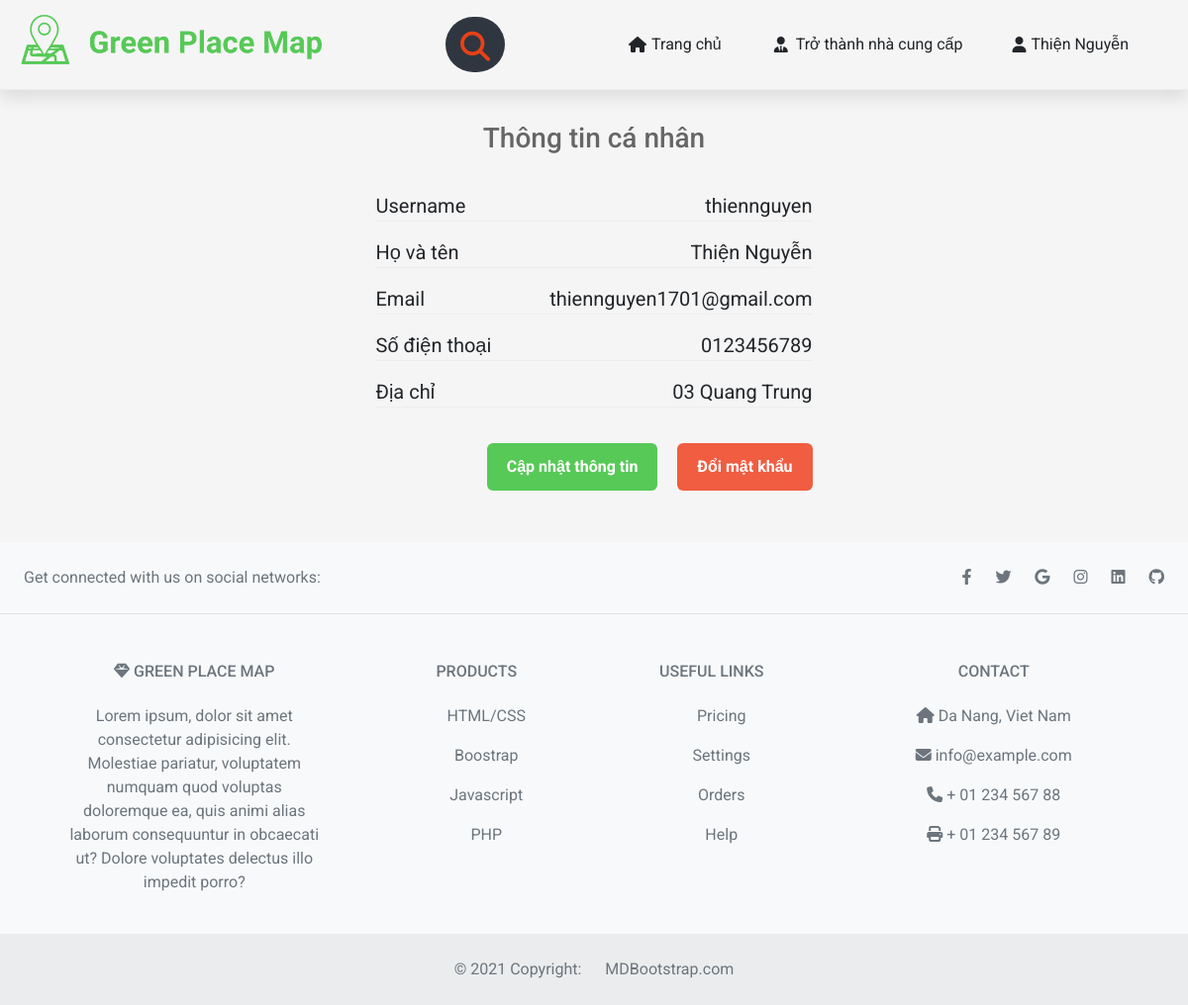
Screenshot of /green_place/index.php?action=profile&query=xem (signed in) with the database file from the repository.
### tables this page shows
CREATE TABLE `users` (
  `id_user` int(11) NOT NULL,
  `name` varchar(255) NOT NULL,
  `email` varchar(255) NOT NULL,
  `phone` varchar(20) NOT NULL,
  `address` varchar(255) NOT NULL,
  `username` varchar(100) NOT NULL,
  `password` varchar(100) NOT NULL,
  `id_role` int(11) NOT NULL
);

### green_place/pages/main/profile.php (the view)
<?php
$sql_profile = "SELECT * FROM users WHERE id_user='$user[id_user]' LIMIT 1";
$query_profile = mysqli_query($mysqli, $sql_profile);
?>
<section>
    <div class="form-information">
        <div class="row">
            <div class="col-3"></div>
            <div class="col-6">
                <h3 class="information-heading">Thông tin cá nhân</h3>
                <?php
                while ($row = mysqli_fetch_array($query_profile)) {
                ?>
                    <div class="information-group">
                        <label for="username" class="information-label">Username</label>
                        <label for="username" class="information-personal"><?php echo $row['username'] ?></label>
                    </div>
                    <div class="information-group">
                        <label for="name" class="information-label">Họ và tên</label>
                        <label for="name" class="information-personal"><?php echo $row['name'] ?></label>
                    </div>
                    <div class="information-group">
                        <label for="email" class="information-label">Email</label>
                        <label for="email" class="information-personal"><?php echo $row['email'] ?></label>
                    </div>
                    <div class="information-group">
                        <label for="phone" class="information-label">Số điện thoại</label>
                        <label for="phone" class="information-personal"><?php echo $row['phone'] ?></label>
                    </div>
                    <div class="information-group">
                        <label for="address" class="information-label">Địa chỉ</label>
                        <label for="address" class="information-personal"><?php echo $row['address'] ?></label>
                    </div>
                    <div class="information-action">
                        <button class="information-update">
                            <a href="index.php?action=profile&query=sua">Cập nhật thông tin</a>
                        </button>
                        <button class="information-convert">
                            <a href="index.php?action=change-pass&query=doi">Đổi mật khẩu</a>
                        </button>
                    </div>
                <?php
                }
                ?>
            </div>
            <div class="col-3"></div>
        </div>
    </div>
</section>

### green_place/css/style.css (style rules this page uses)
* { margin: 0; padding: 0; box-sizing: border-box; font-family: 'Roboto', sans-serif }
html, body { width: 100%; height: 100%; }
body { background-color: #f5f5f5 !important; }
:root { --primary-color: rgb(87, 201, 87); }
ul, label { margin-bottom: 0 !important; }
section { padding: 2rem 12%; }
.form-information { font-size: 20px; }
.information-heading { font-size: 28px; margin-bottom: 36px; text-align: center; color: #666; }
.information-group { display: flex; align-items: center; justify-content: space-between; margin-bottom: 16px; border-bottom: 1px solid #ecedef; position: relative; }
.information-action { padding: 20px 0; text-align: right; }
.information-action a { text-decoration: none; color: var(--white-color); }
.information-update, .information-convert, .information-register { height: 48px; font-size: 16px; padding: 0 20px; outline: none; border: none; color: #fff; font-weight: 700; border-radius: 6px; cursor: pointer; }
.information-update, .information-register { background-color: var(--primary-color); }
.information-convert { margin-left: 15px; background-color: #f05d40; }

### rows the page displays
users: username "thiennguyen", name "Thiện Nguyễn", email "thiennguyen1701@gmail.com", phone "0123456789", address "03 Quang Trung"

### other values shown
$user['name'] "Thiện Nguyễn"
